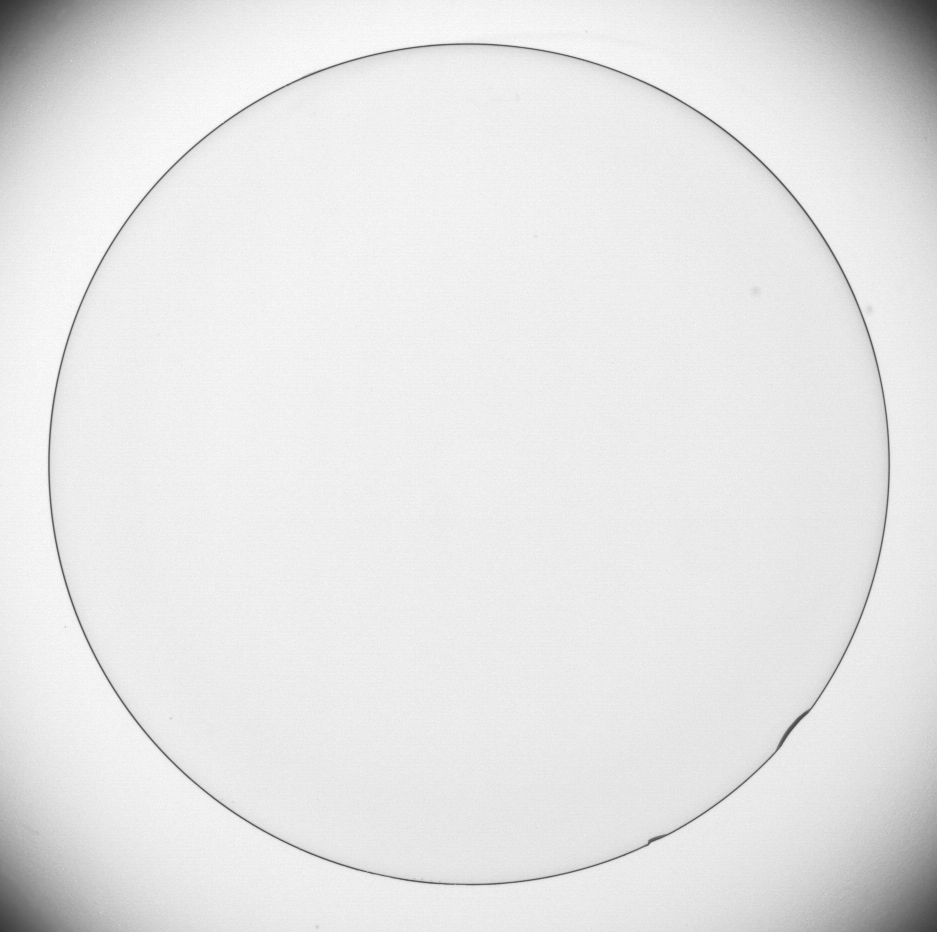
%> input picture aula7/Fig0342(a)(contact_lens_original).tif, 937 x 932 px
$ octave aula7exemplo8.m   (GNU Octave 9; MATLAB toolbox functions it lacks are replaced by stand-ins)
%> lines starting %> are read from the running program, lines starting %| are printed output that depends on the picture
% Sobel

clear all
close all
clc

I = imread('Fig0342(a)(contact_lens_original).tif');
%> I is the input picture: size 932x937 uint8; min 50, max 255, mean 229.7
figure
imshow(I)

sobel = 1; % 0 => Roberto cross-gradient; 1 => sobel
% Filtro d
if sobel
    H = fspecial('sobel');
else
    H = [-1 0; 0 1]
end
If = imfilter(I,H);
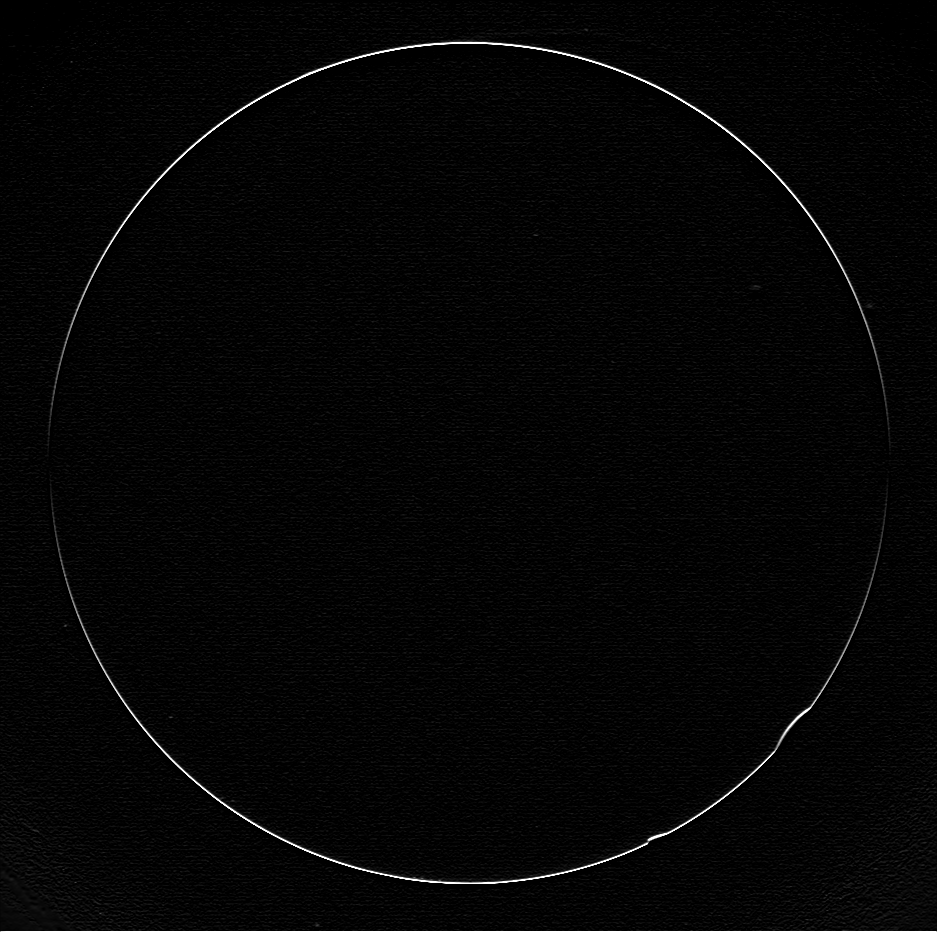
%> If: size 932x937 uint8; min 0, max 255, mean 4.9

figure
imshow(If)

if sobel
    H2 = H';
else
    H2 = [0 -1; 1 0]
end

If2 = imfilter(I,H2);
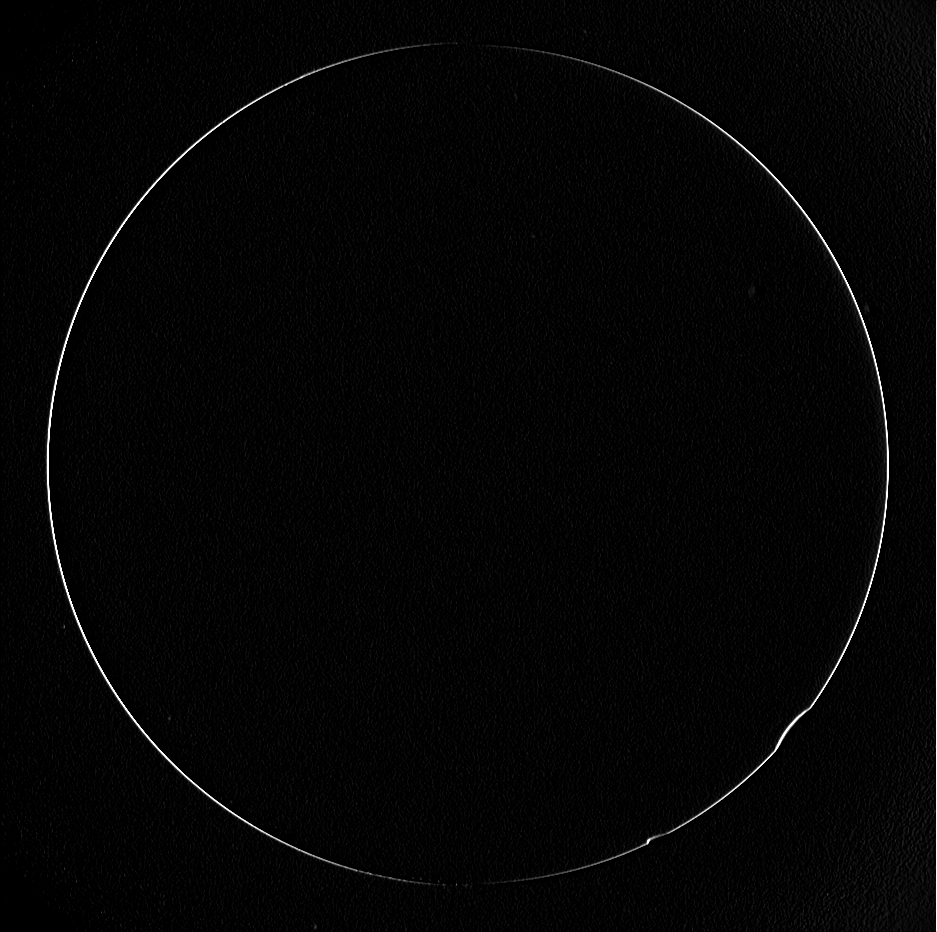
%> If2: size 932x937 uint8; min 0, max 255, mean 4.6
figure
imshow(If2)

If3 = If+If2;

figure
imshow(If3)
